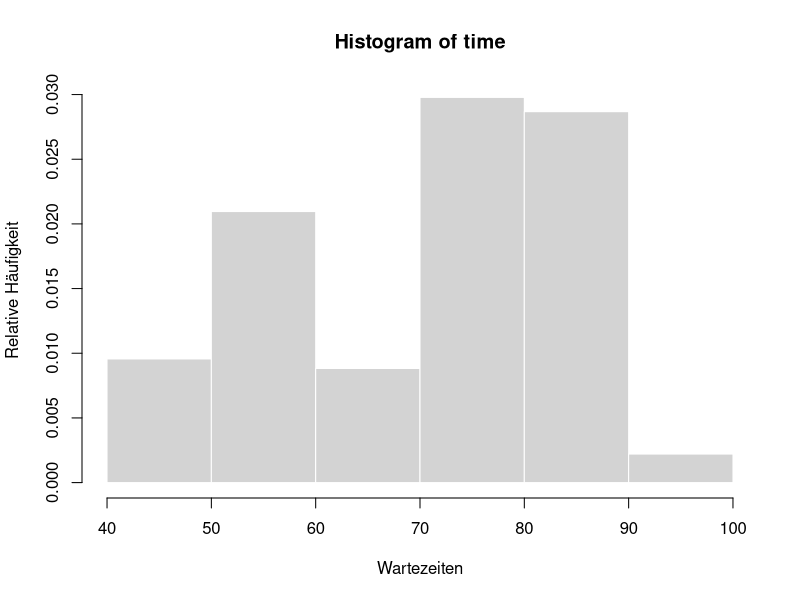

Recreate this plot in R.
data("faithful")


head(faithful)

time <- faithful$waiting
############################################
#a)
x <- sort(time)
x

min_range = 60
max_range = 70

b_k <- max_range-min_range

size = length(faithful$waiting)
size

summe = 0

for (i in x) {
  if(i>min_range && i<=max_range)
    summe <- summe + 1
}

h_k <- summe
h_k

heigth <- h_k/(size*b_k)
heigth
heigthP <- heigth*100
heigthP

sum(faithful$waiting>60 & faithful$waiting<=70)

############################################
#b)

hist(time, 
     breaks = seq(40,100,by=10),
     prob=TRUE,                  #relative Häufigkeiten
     bor="white",
     xlab = "Wartezeiten",
     ylab = "Relative Häufigkeit") 

############################################
#c)
sum(faithful$waiting>60 & faithful$waiting<=90)


















